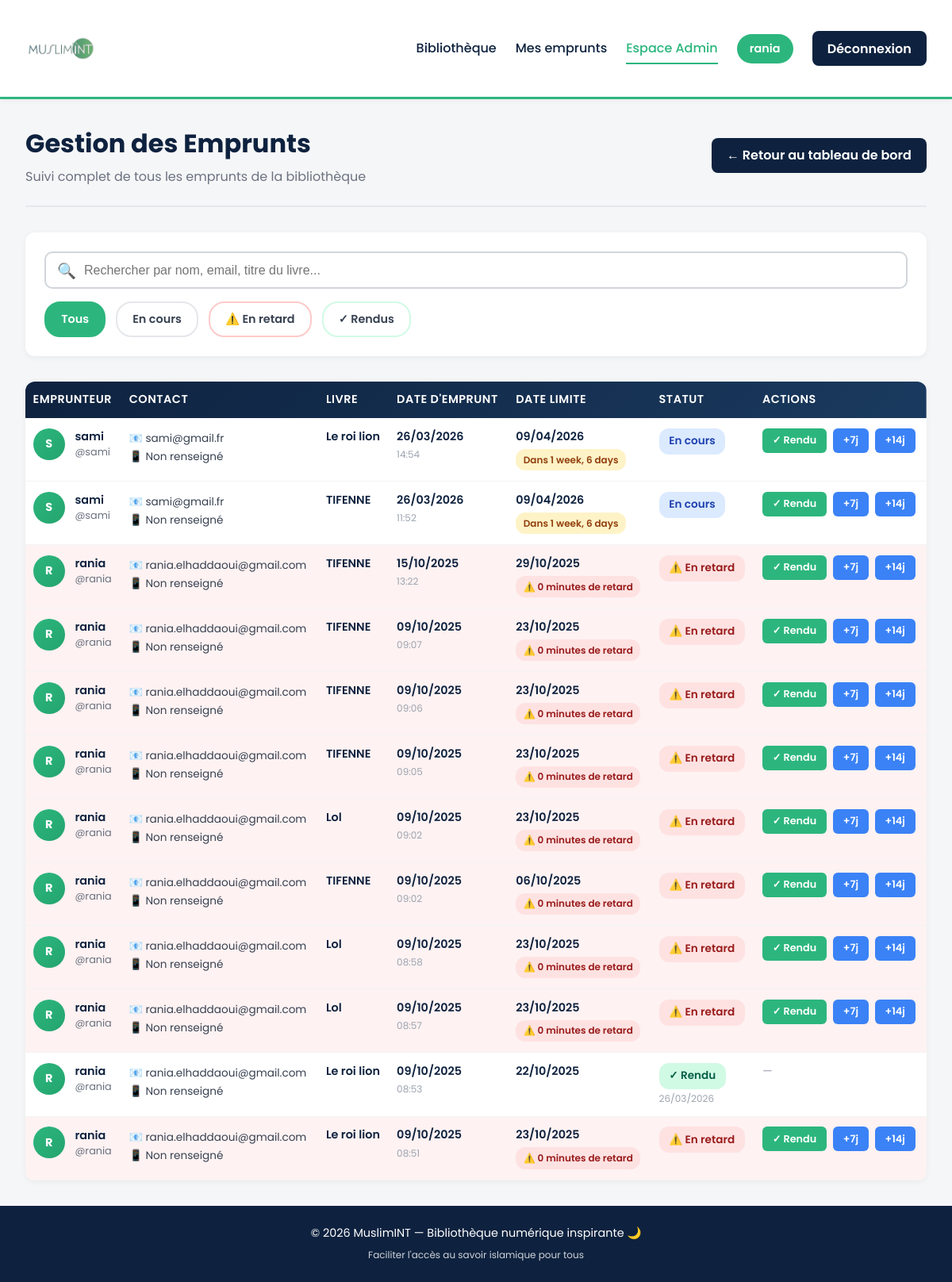
Screenshot of /admin-loans/ (signed in) with the database file from the repository.
### library/models.py (models this page shows, shortened)
class Loan(models.Model):
    STATUS_CHOICES = (
        ('ongoing', 'En cours'),
        ('returned', 'Rendu'),
        ('overdue', 'En retard'),
    )
    book = models.ForeignKey(Book, on_delete=models.CASCADE, related_name='loans')
    borrower = models.ForeignKey(User, on_delete=models.CASCADE, related_name='loans')
    quantity = models.PositiveIntegerField(default=1, verbose_name="Quantité")
    borrowed_at = models.DateTimeField(default=timezone.now, verbose_name="Date d'emprunt")
    due_date = models.DateTimeField(verbose_name="Date limite de retour")
    returned_at = models.DateTimeField(null=True, blank=True, verbose_name="Date de retour")
    status = models.CharField(
        max_length=20,
        choices=STATUS_CHOICES,
        default='ongoing',
        verbose_name="Statut"
    )
    notes = models.TextField(blank=True, help_text="Notes ou remarques sur l'emprunt")
    class Meta:
        ordering = ['-borrowed_at']
        verbose_name = "Emprunt"
        verbose_name_plural = "Emprunts"

class Book(models.Model):
    title = models.CharField(max_length=300, verbose_name="Titre")
    slug = models.SlugField(unique=True, blank=True)
    author = models.CharField(max_length=200, blank=True, verbose_name="Auteur")
    category = models.ForeignKey(
        Category,
        on_delete=models.SET_NULL,
        null=True,
        blank=True,
        related_name='books',
        verbose_name="Catégorie"
    )
    description = models.TextField(blank=True, verbose_name="Description")
    isbn = models.CharField(max_length=20, blank=True, verbose_name="ISBN")
    total_copies = models.PositiveIntegerField(default=1, verbose_name="Nombre total d'exemplaires")
    available_copies = models.PositiveIntegerField(default=1, verbose_name="Exemplaires disponibles")
    created_at = models.DateTimeField(auto_now_add=True, null=True)
    updated_at = models.DateTimeField(auto_now=True, null=True)
    spiritual_review = models.TextField(
        blank=True,
        help_text="Avis du pôle spiritualité sur ce livre",
        verbose_name="Avis spirituel"
    )
    class Meta:
        ordering = ['title']
        verbose_name = "Livre"
        verbose_name_plural = "Livres"

### library/views.py (the view, shortened to what this page needs)
# urls.py: path('admin-loans/', views.admin_loans, name='admin_loans'),
@login_required
@user_passes_test(is_admin)
def admin_loans(request):
    now = timezone.now()
    status_filter = request.GET.get('status', '')
    search_query = request.GET.get('q', '')
    loans = Loan.objects.select_related('book', 'borrower', 'borrower__borrowerprofile').all()
    if status_filter:
        loans = loans.filter(status=status_filter)
    loans = loans.order_by('-borrowed_at')
    context = {
        'loans': loans,
        'status_filter': status_filter,
        'search_query': search_query,
        'now': now,
    }
    return render(request, 'library/admin_loans.html', context)

### library/views.py (called while the page is built)
def is_admin(user):
    return user.is_staff or user.is_superuser

### library/templates/library/admin_loans.html (shortened to what this page needs)
{% extends "library/base.html" %}
{% block content %}
<section class="admin-loans-section">
  <div class="admin-header">
    <div>
      <h2>Gestion des Emprunts</h2>
      <p class="subtitle">Suivi complet de tous les emprunts de la bibliothèque</p>
    </div>
    <a href="{% url 'library:admin_dashboard' %}" class="btn btn-secondary">
      ← Retour au tableau de bord
    </a>
  </div>
  <div class="filters-section">
    <form method="get" class="filters-form">
      <div class="search-box">
        <span class="search-icon">🔍</span>
        <input
          type="text"
          name="q"
          placeholder="Rechercher par nom, email, titre du livre..."
          value="{{ search_query }}"
        />
      </div>
      <div class="quick-filters">
        <a href="?status=" class="filter-chip {% if not status_filter %}active{% endif %}">
          Tous
        </a>
        <a href="?status=ongoing" class="filter-chip {% if status_filter == 'ongoing' %}active{% endif %}">
            En cours
        </a>
        <a href="?status=overdue" class="filter-chip danger {% if status_filter == 'overdue' %}active{% endif %}">
          ⚠️ En retard
        </a>
        <a href="?status=returned" class="filter-chip success {% if status_filter == 'returned' %}active{% endif %}">
          ✓ Rendus
        </a>
      </div>
    </form>
  </div>
  <div class="loans-table-container">
    {% if loans %}
      <table class="loans-table">
        <thead>
          <tr>
            <th>Emprunteur</th>
            <th>Contact</th>
            <th>Livre</th>
            <th>Date d'emprunt</th>
            <th>Date limite</th>
            <th>Statut</th>
            <th>Actions</th>
          </tr>
        </thead>
        <tbody>
          {% for loan in loans %}
            <tr class="{% if loan.status == 'overdue' or loan.due_date < now and loan.status == 'ongoing' %}overdue-row{% endif %}">
              <td>
                <div class="user-info">
                  <div class="user-avatar">
                    {{ loan.borrower.first_name.0|default:loan.borrower.username.0|upper }}{{ loan.borrower.last_name.0|default:''|upper }}
                  </div>
                  <div>
                    <p class="user-name">
                      {% if loan.borrower.first_name %}
                        {{ loan.borrower.first_name }} {{ loan.borrower.last_name }}
                      {% else %}
                        {{ loan.borrower.username }}
                      {% endif %}
                    </p>
                    <p class="username-small">@{{ loan.borrower.username }}</p>
                  </div>
                </div>
              </td>
              <td>
                <div class="contact-info">
                  <p class="email">
                    📧 {{ loan.borrower.email|default:"Non renseigné" }}
                  </p>
                  {% if loan.borrower.borrowerprofile.phone %}
                    <p class="phone">
                      📱 {{ loan.borrower.borrowerprofile.phone }}
                    </p>
                  {% else %}
                    <p class="phone">📱 Non renseigné</p>
                  {% endif %}
                </div>
              </td>
              <td>
                <div class="book-info">
                  <p class="book-title"><a href="{% url 'library:book_detail' loan.book.slug %}" style="color:inherit;text-decoration:none;">{{ loan.book.title }}</a></p>
                </div>
              </td>
              <td>
                <span class="date">{{ loan.borrowed_at|date:"d/m/Y" }}</span>
                <span class="time-small">{{ loan.borrowed_at|date:"H:i" }}</span>
              </td>
              <td>
                <span class="date">{{ loan.due_date|date:"d/m/Y" }}</span>
                {% if loan.status != 'returned' %}
                  {% if loan.due_date < now %}
                    {% with days_diff=now|timesince:loan.due_date %}
                      <span class="delay-badge danger">
                        ⚠️ {{ days_diff }} de retard
                      </span>
                    {% endwith %}
                  {% else %}
                    {% with days_left=loan.due_date|timeuntil:now %}
                      <span class="delay-badge warning">
                        Dans {{ days_left }}
                      </span>
                    {% endwith %}
                  {% endif %}
                {% endif %}
              </td>
              <td>
                {% if loan.status == 'returned' %}
                  <span class="status-badge returned">✓ Rendu</span>
                  <span class="time-small">{{ loan.returned_at|date:"d/m/Y" }}</span>
                {% elif loan.due_date < now %}
                  <span class="status-badge overdue">⚠️ En retard</span>
                {% else %}
                  <span class="status-badge ongoing">En cours</span>
                {% endif %}
              </td>
              <td>
                <div class="action-buttons">
                  {% if loan.status != 'returned' %}
                    <a href="{% url 'library:admin_mark_returned' loan.id %}"
                       class="btn-action success"
                       onclick="return confirm('Marquer cet emprunt comme rendu ?')">
                      ✓ Rendu
                    </a>
                    <a href="{% url 'library:admin_extend_loan' loan.id %}?days=7"
                       class="btn-action primary"
                       onclick="return confirm('Prolonger de 7 jours ?')">
                      +7j
                    </a>
                    <a href="{% url 'library:admin_extend_loan' loan.id %}?days=14"
                       class="btn-action primary"
                       onclick="return confirm('Prolonger de 14 jours ?')">
                      +14j
                    </a>
                  {% else %}
                    <span class="text-muted">—</span>
                  {% endif %}
                </div>
              </td>
            </tr>
          {% endfor %}
        </tbody>
      </table>
    {% endif %}
  </div>
</section>
{% endblock %}

### library/templates/library/base.html (shortened to what this page needs)
{% load static %}
<!doctype html>
<html lang="fr">
<head>
</head>
<body>
<header>
  <div class="header-content">
    <h1>
      <a href="{% url 'library:book_list' %}">
        <img src="{% static 'library/images/muslimint_logo.png' %}"
             alt="MuslimINT">
      </a>
    </h1>
    <nav>
      {% if user.is_authenticated %}
        <a href="{% url 'library:book_list' %}" {% if request.resolver_match.url_name == 'book_list' %}class="active"{% endif %}>
          Bibliothèque
        </a>
        <a href="{% url 'library:my_loans' %}" {% if request.resolver_match.url_name == 'my_loans' %}class="active"{% endif %}>
          Mes emprunts
        </a>
        {% if user.is_staff %}
          <a href="{% url 'library:admin_dashboard' %}" {% if 'admin' in request.resolver_match.url_name %}class="active"{% endif %}>
            Espace Admin
          </a>
        {% endif %}
        <span class="username">{{ user.username }}</span>
        <a class="btn btn-secondary" href="{% url 'library:logout' %}">Déconnexion</a>
      {% else %}
        <a class="btn" href="{% url 'library:login' %}">Se connecter</a>
      {% endif %}
    </nav>
  </div>
</header>
<main>
  {% block content %}{% endblock %}
</main>
<footer>
  © {{ now|date:"Y" }} MuslimINT — Bibliothèque numérique inspirante 🌙
  <br>
  <small style="opacity: 0.8; margin-top: 0.5rem; display: inline-block;">
    Faciliter l'accès au savoir islamique pour tous
  </small>
</footer>
</body>
</html>

### library/templates/library/base.html (style rules this page uses)
:root { --mint-green: #2CB67D; --deep-blue: #0E223F; --light-gray: #f5f6f7; --text-dark: #1f2937; }
* { margin: 0; padding: 0; box-sizing: border-box; }
body { font-family: "Poppins", "Segoe UI", Arial, sans-serif; background-color: var(--light-gray); color: var(--text-dark); min-height: 100vh; display: flex; flex-direction: column; }
header { background-color: white; border-bottom: 3px solid var(--mint-green); box-shadow: 0 2px 6px rgba(0, 0, 0, 0.05); padding: 1rem 2rem; position: sticky; top: 0; z-index: 1000; }
.header-content { max-width: 1400px; margin: 0 auto; display: flex; justify-content: space-between; align-items: center; }
header h1 a { text-decoration: none; display: inline-block; }
header h1 img { height: 90px; max-height: 12vh; vertical-align: middle; transition: transform 0.3s ease; }
nav { display: flex; align-items: center; gap: 1.5rem; }
nav a { text-decoration: none; color: var(--deep-blue); font-weight: 500; transition: color 0.3s; padding: 0.4rem 0; border-bottom: 2px solid transparent; }
nav a.active { color: var(--mint-green); border-bottom-color: var(--mint-green); }
.username { background: var(--mint-green); color: white; padding: 0.5rem 1rem; border-radius: 20px; font-size: 0.9rem; font-weight: 600; }
main { flex: 1; width: 100%; max-width: 1400px; margin: 2rem auto; padding: 0 2rem; }
footer { background-color: var(--deep-blue); color: white; text-align: center; padding: 1.5rem; font-size: 0.9rem; margin-top: auto; }
.btn { background: var(--mint-green); color: white; border: none; border-radius: 8px; padding: 0.6rem 1.2rem; cursor: pointer; font-weight: 600; text-decoration: none; transition: all 0.3s; display: inline-block; }
.btn-secondary { background: var(--deep-blue); }

### rows the page displays
Loan: borrower.first_name.0 "S", borrower.username "sami", borrower.email "sami@gmail.fr", shows "📱 Non renseigné", book "Le roi lion", borrowed_at "26/03/2026", borrowed_at "14:54", due_date "09/04/2026", loan "1 week, 6 days", status "En cours"
Loan: borrower.first_name.0 "S", borrower.username "sami", borrower.email "sami@gmail.fr", shows "📱 Non renseigné", book "TIFENNE", borrowed_at "26/03/2026", borrowed_at "11:52", due_date "09/04/2026", loan "1 week, 6 days", status "En cours"
Loan: borrower.first_name.0 "R", borrower.username "rania", borrower.email "rania.elhaddaoui@gmail.com", shows "📱 Non renseigné", book "TIFENNE", borrowed_at "15/10/2025", borrowed_at "13:22", due_date "29/10/2025", status "⚠️ En retard"
Loan: borrower.first_name.0 "R", borrower.username "rania", borrower.email "rania.elhaddaoui@gmail.com", shows "📱 Non renseigné", book "TIFENNE", borrowed_at "09/10/2025", borrowed_at "09:07", due_date "23/10/2025", status "⚠️ En retard"
Loan: borrower.first_name.0 "R", borrower.username "rania", borrower.email "rania.elhaddaoui@gmail.com", shows "📱 Non renseigné", book "TIFENNE", borrowed_at "09/10/2025", borrowed_at "09:06", due_date "23/10/2025", status "⚠️ En retard"
Loan: borrower.first_name.0 "R", borrower.username "rania", borrower.email "rania.elhaddaoui@gmail.com", shows "📱 Non renseigné", book "TIFENNE", borrowed_at "09/10/2025", borrowed_at "09:05", due_date "23/10/2025", status "⚠️ En retard"
Loan: borrower.first_name.0 "R", borrower.username "rania", borrower.email "rania.elhaddaoui@gmail.com", shows "📱 Non renseigné", book "Lol", borrowed_at "09/10/2025", borrowed_at "09:02", due_date "23/10/2025", status "⚠️ En retard"
Loan: borrower.first_name.0 "R", borrower.username "rania", borrower.email "rania.elhaddaoui@gmail.com", shows "📱 Non renseigné", book "TIFENNE", borrowed_at "09/10/2025", borrowed_at "09:02", due_date "06/10/2025", status "⚠️ En retard"
Loan: borrower.first_name.0 "R", borrower.username "rania", borrower.email "rania.elhaddaoui@gmail.com", shows "📱 Non renseigné", book "Lol", borrowed_at "09/10/2025", borrowed_at "08:58", due_date "23/10/2025", status "⚠️ En retard"
Loan: borrower.first_name.0 "R", borrower.username "rania", borrower.email "rania.elhaddaoui@gmail.com", shows "📱 Non renseigné", book "Lol", borrowed_at "09/10/2025", borrowed_at "08:57", due_date "23/10/2025", status "⚠️ En retard"
Loan: borrower.first_name.0 "R", borrower.username "rania", borrower.email "rania.elhaddaoui@gmail.com", shows "📱 Non renseigné", book "Le roi lion", borrowed_at "09/10/2025", borrowed_at "08:53", due_date "22/10/2025", returned_at "26/03/2026"
Loan: borrower.first_name.0 "R", borrower.username "rania", borrower.email "rania.elhaddaoui@gmail.com", shows "📱 Non renseigné", book "Le roi lion", borrowed_at "09/10/2025", borrowed_at "08:51", due_date "23/10/2025", status "⚠️ En retard"

### other values shown
{{ user.username }} "rania"
